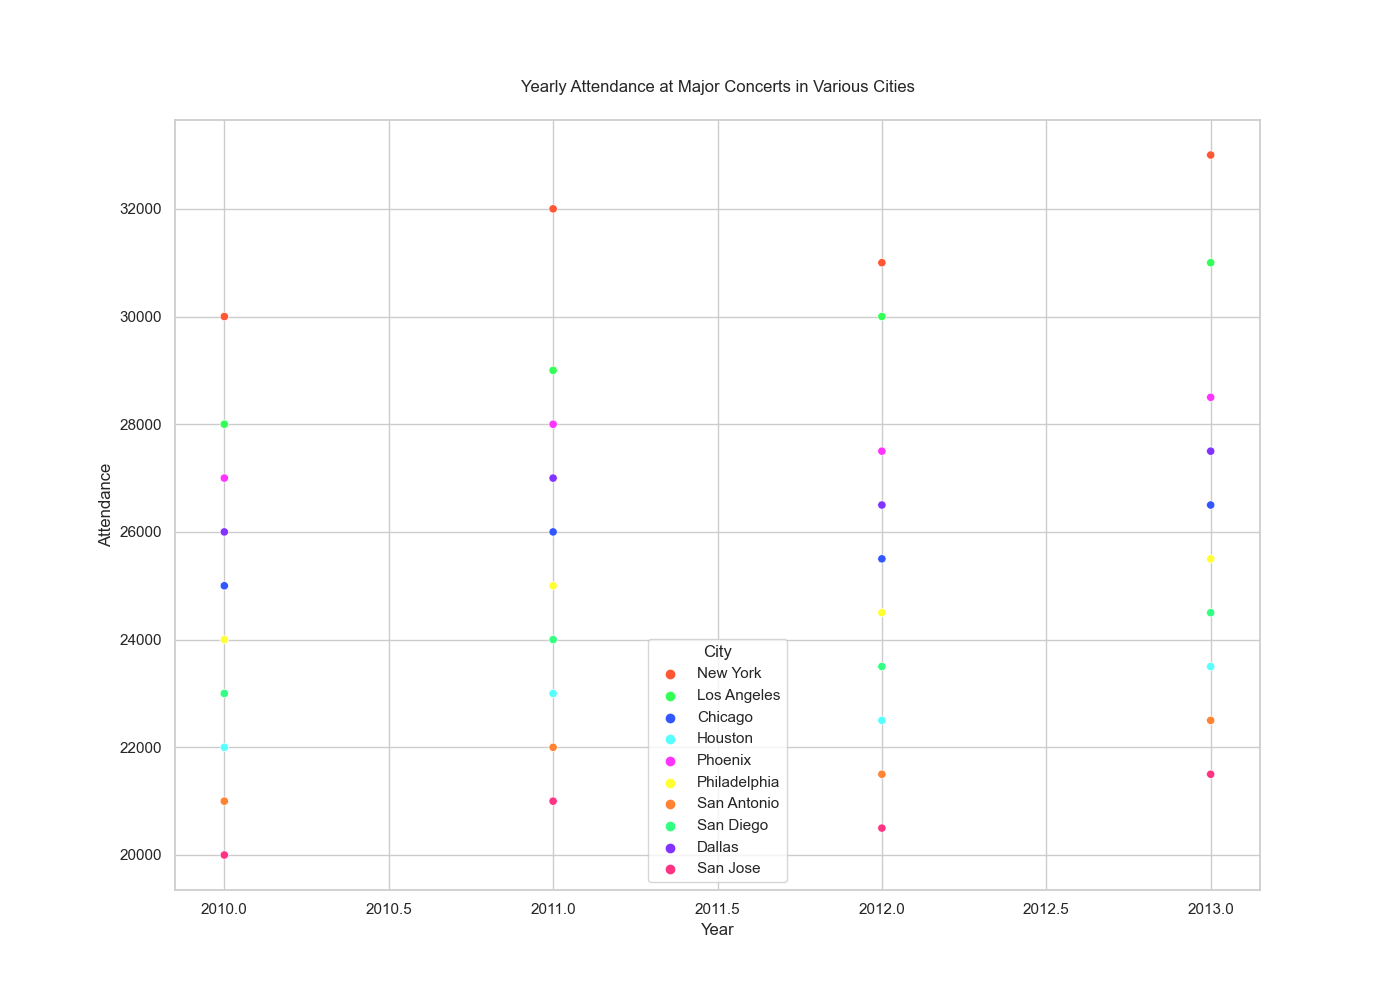

Generate this figure with Python:

import seaborn as sns
import matplotlib.pyplot as plt
import pandas as pd

# Create dataframe
data = {
    'City': ['New York', 'Los Angeles', 'Chicago', 'Houston', 'Phoenix', 'Philadelphia', 'San Antonio', 'San Diego', 'Dallas', 'San Jose']*4,
    'Year': [2010]*10 + [2011]*10 + [2012]*10 + [2013]*10,
    'Attendance': [
        30000, 28000, 25000, 22000, 27000, 24000, 21000, 23000, 26000, 20000,
        32000, 29000, 26000, 23000, 28000, 25000, 22000, 24000, 27000, 21000,
        31000, 30000, 25500, 22500, 27500, 24500, 21500, 23500, 26500, 20500,
        33000, 31000, 26500, 23500, 28500, 25500, 22500, 24500, 27500, 21500
    ]
}
df = pd.DataFrame(data)

# Scatterplot
plt.figure(figsize=(14, 10))
scatter_plot = sns.scatterplot(
    x='Year', 
    y='Attendance', 
    data=df, 
    hue='City', 
    palette=[
        '#FF5733', '#33FF57', '#3357FF', '#57FFFF', 
        '#FF33FF', '#FFFF33', '#FF8333', '#33FF83', 
        '#8333FF', '#FF3383'
    ]
)

# Customizing the chart
plt.title('Yearly Attendance at Major Concerts in Various Cities', pad=20)
plt.xlabel('Year')
plt.ylabel('Attendance')

# Show the plot
plt.show()
